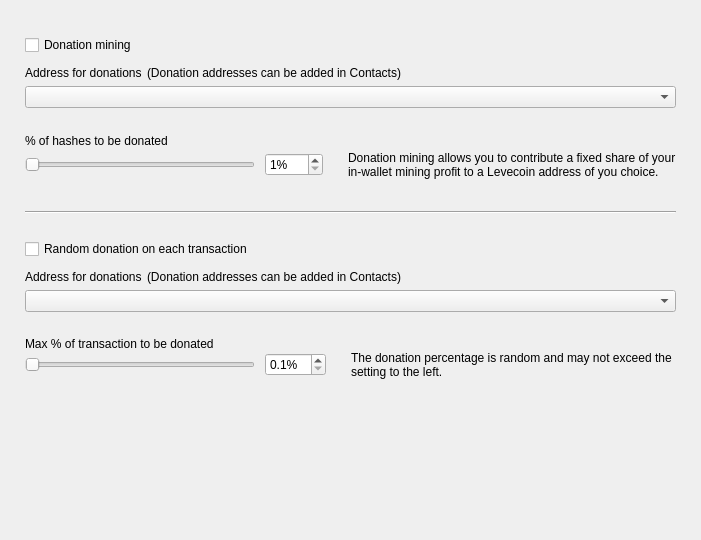
<?xml version="1.0" encoding="UTF-8"?>
<ui version="4.0">
 <class>DonationOptionsFrame</class>
 <widget class="QFrame" name="DonationOptionsFrame">
  <property name="geometry">
   <rect>
    <x>0</x>
    <y>0</y>
    <width>701</width>
    <height>540</height>
   </rect>
  </property>
  <property name="windowTitle">
   <string>Frame</string>
  </property>
  <property name="frameShape">
   <enum>QFrame::NoFrame</enum>
  </property>
  <property name="frameShadow">
   <enum>QFrame::Raised</enum>
  </property>
  <layout class="QVBoxLayout" name="verticalLayout">
   <property name="spacing">
    <number>10</number>
   </property>
   <property name="leftMargin">
    <number>25</number>
   </property>
   <property name="topMargin">
    <number>35</number>
   </property>
   <property name="rightMargin">
    <number>25</number>
   </property>
   <property name="bottomMargin">
    <number>0</number>
   </property>
   <item>
    <widget class="QCheckBox" name="m_enableDonationMiningCheck">
     <property name="text">
      <string>Donation mining</string>
     </property>
    </widget>
   </item>
   <item>
    <widget class="QFrame" name="m_donationMiningFrame">
     <property name="frameShape">
      <enum>QFrame::NoFrame</enum>
     </property>
     <property name="frameShadow">
      <enum>QFrame::Raised</enum>
     </property>
     <layout class="QGridLayout" name="gridLayout" columnstretch="1,0,0,1">
      <property name="leftMargin">
       <number>0</number>
      </property>
      <property name="topMargin">
       <number>0</number>
      </property>
      <property name="rightMargin">
       <number>0</number>
      </property>
      <property name="bottomMargin">
       <number>0</number>
      </property>
      <property name="horizontalSpacing">
       <number>10</number>
      </property>
      <property name="verticalSpacing">
       <number>0</number>
      </property>
      <item row="2" column="0" colspan="4">
       <widget class="QComboBox" name="m_donationMiningAddressCombo"/>
      </item>
      <item row="3" column="0" colspan="4">
       <spacer name="verticalSpacer_2">
        <property name="orientation">
         <enum>Qt::Vertical</enum>
        </property>
        <property name="sizeType">
         <enum>QSizePolicy::Fixed</enum>
        </property>
        <property name="sizeHint" stdset="0">
         <size>
          <width>20</width>
          <height>25</height>
         </size>
        </property>
       </spacer>
      </item>
      <item row="4" column="0" colspan="4">
       <widget class="WalletGui::WalletNormalBlackTextLabel" name="label_2">
        <property name="minimumSize">
         <size>
          <width>0</width>
          <height>16</height>
         </size>
        </property>
        <property name="text">
         <string>% of hashes to be donated</string>
        </property>
        <property name="indent">
         <number>0</number>
        </property>
       </widget>
      </item>
      <item row="5" column="1">
       <widget class="QSpinBox" name="m_donationMiningAmountSpin">
        <property name="suffix">
         <string>%</string>
        </property>
        <property name="minimum">
         <number>1</number>
        </property>
        <property name="maximum">
         <number>100</number>
        </property>
       </widget>
      </item>
      <item row="5" column="0">
       <widget class="QSlider" name="m_donationMiningAmountSlider">
        <property name="maximumSize">
         <size>
          <width>230</width>
          <height>16777215</height>
         </size>
        </property>
        <property name="minimum">
         <number>1</number>
        </property>
        <property name="maximum">
         <number>100</number>
        </property>
        <property name="orientation">
         <enum>Qt::Horizontal</enum>
        </property>
       </widget>
      </item>
      <item row="5" column="2">
       <spacer name="horizontalSpacer">
        <property name="orientation">
         <enum>Qt::Horizontal</enum>
        </property>
        <property name="sizeType">
         <enum>QSizePolicy::Fixed</enum>
        </property>
        <property name="sizeHint" stdset="0">
         <size>
          <width>5</width>
          <height>20</height>
         </size>
        </property>
       </spacer>
      </item>
      <item row="5" column="3" alignment="Qt::AlignVCenter">
       <widget class="WalletGui::WalletSmallGrayTextLabel" name="m_donationMiningCommentLabel">
        <property name="minimumSize">
         <size>
          <width>0</width>
          <height>32</height>
         </size>
        </property>
        <property name="text">
         <string>Donation mining allows you to contribute a fixed share of your in-wallet mining profit to a Levecoin address of you choice.</string>
        </property>
        <property name="wordWrap">
         <bool>true</bool>
        </property>
        <property name="indent">
         <number>0</number>
        </property>
       </widget>
      </item>
      <item row="1" column="0" colspan="4">
       <spacer name="verticalSpacer_6">
        <property name="orientation">
         <enum>Qt::Vertical</enum>
        </property>
        <property name="sizeType">
         <enum>QSizePolicy::Fixed</enum>
        </property>
        <property name="sizeHint" stdset="0">
         <size>
          <width>20</width>
          <height>5</height>
         </size>
        </property>
       </spacer>
      </item>
      <item row="0" column="0" colspan="4">
       <layout class="QHBoxLayout" name="horizontalLayout" stretch="0,1">
        <property name="spacing">
         <number>5</number>
        </property>
        <property name="leftMargin">
         <number>0</number>
        </property>
        <item>
         <widget class="WalletGui::WalletNormalBlackTextLabel" name="label">
          <property name="minimumSize">
           <size>
            <width>0</width>
            <height>16</height>
           </size>
          </property>
          <property name="text">
           <string>Address for donations</string>
          </property>
          <property name="indent">
           <number>0</number>
          </property>
         </widget>
        </item>
        <item>
         <widget class="WalletGui::WalletSmallGrayTextLabel" name="label_5">
          <property name="text">
           <string>(Donation addresses can be added in Contacts)</string>
          </property>
         </widget>
        </item>
       </layout>
      </item>
     </layout>
    </widget>
   </item>
   <item>
    <spacer name="verticalSpacer_3">
     <property name="orientation">
      <enum>Qt::Vertical</enum>
     </property>
     <property name="sizeType">
      <enum>QSizePolicy::Fixed</enum>
     </property>
     <property name="sizeHint" stdset="0">
      <size>
       <width>20</width>
       <height>20</height>
      </size>
     </property>
    </spacer>
   </item>
   <item>
    <widget class="Line" name="line">
     <property name="frameShadow">
      <enum>QFrame::Sunken</enum>
     </property>
     <property name="orientation">
      <enum>Qt::Horizontal</enum>
     </property>
    </widget>
   </item>
   <item>
    <spacer name="verticalSpacer_4">
     <property name="orientation">
      <enum>Qt::Vertical</enum>
     </property>
     <property name="sizeType">
      <enum>QSizePolicy::Fixed</enum>
     </property>
     <property name="sizeHint" stdset="0">
      <size>
       <width>20</width>
       <height>15</height>
      </size>
     </property>
    </spacer>
   </item>
   <item>
    <widget class="QCheckBox" name="m_enableDonationChangeCheck">
     <property name="text">
      <string>Random donation on each transaction</string>
     </property>
    </widget>
   </item>
   <item>
    <widget class="QFrame" name="m_donationChangeFrame">
     <property name="frameShape">
      <enum>QFrame::NoFrame</enum>
     </property>
     <property name="frameShadow">
      <enum>QFrame::Raised</enum>
     </property>
     <layout class="QGridLayout" name="gridLayout_2" columnstretch="1,0,0,1">
      <property name="leftMargin">
       <number>0</number>
      </property>
      <property name="topMargin">
       <number>0</number>
      </property>
      <property name="rightMargin">
       <number>0</number>
      </property>
      <property name="bottomMargin">
       <number>0</number>
      </property>
      <property name="horizontalSpacing">
       <number>10</number>
      </property>
      <property name="verticalSpacing">
       <number>0</number>
      </property>
      <item row="3" column="0" colspan="4">
       <spacer name="verticalSpacer_5">
        <property name="orientation">
         <enum>Qt::Vertical</enum>
        </property>
        <property name="sizeType">
         <enum>QSizePolicy::Fixed</enum>
        </property>
        <property name="sizeHint" stdset="0">
         <size>
          <width>20</width>
          <height>25</height>
         </size>
        </property>
       </spacer>
      </item>
      <item row="4" column="0" colspan="4">
       <widget class="WalletGui::WalletNormalBlackTextLabel" name="label_3">
        <property name="text">
         <string>Max % of transaction to be donated</string>
        </property>
        <property name="indent">
         <number>0</number>
        </property>
       </widget>
      </item>
      <item row="5" column="0">
       <widget class="QSlider" name="m_donationChangeAmountSlider">
        <property name="maximumSize">
         <size>
          <width>230</width>
          <height>16777215</height>
         </size>
        </property>
        <property name="minimum">
         <number>1</number>
        </property>
        <property name="maximum">
         <number>100</number>
        </property>
        <property name="orientation">
         <enum>Qt::Horizontal</enum>
        </property>
       </widget>
      </item>
      <item row="2" column="0" colspan="4">
       <widget class="QComboBox" name="m_donationChangeAddressCombo"/>
      </item>
      <item row="5" column="3" alignment="Qt::AlignVCenter">
       <widget class="WalletGui::WalletSmallGrayTextLabel" name="m_donationChangeCommentLabel">
        <property name="text">
         <string>The donation percentage is random and may not exceed the setting to the left.</string>
        </property>
        <property name="wordWrap">
         <bool>true</bool>
        </property>
        <property name="indent">
         <number>0</number>
        </property>
       </widget>
      </item>
      <item row="5" column="1">
       <widget class="QDoubleSpinBox" name="m_donationChangeAmountSpin">
        <property name="suffix">
         <string>%</string>
        </property>
        <property name="decimals">
         <number>1</number>
        </property>
        <property name="minimum">
         <double>0.100000000000000</double>
        </property>
        <property name="maximum">
         <double>10.000000000000000</double>
        </property>
        <property name="singleStep">
         <double>0.100000000000000</double>
        </property>
       </widget>
      </item>
      <item row="5" column="2">
       <spacer name="horizontalSpacer_2">
        <property name="orientation">
         <enum>Qt::Horizontal</enum>
        </property>
        <property name="sizeType">
         <enum>QSizePolicy::Fixed</enum>
        </property>
        <property name="sizeHint" stdset="0">
         <size>
          <width>5</width>
          <height>20</height>
         </size>
        </property>
       </spacer>
      </item>
      <item row="1" column="0" colspan="4">
       <spacer name="verticalSpacer_7">
        <property name="orientation">
         <enum>Qt::Vertical</enum>
        </property>
        <property name="sizeType">
         <enum>QSizePolicy::Fixed</enum>
        </property>
        <property name="sizeHint" stdset="0">
         <size>
          <width>20</width>
          <height>5</height>
         </size>
        </property>
       </spacer>
      </item>
      <item row="0" column="0" colspan="4">
       <layout class="QHBoxLayout" name="horizontalLayout_2" stretch="0,1">
        <property name="spacing">
         <number>5</number>
        </property>
        <property name="leftMargin">
         <number>0</number>
        </property>
        <item>
         <widget class="WalletGui::WalletNormalBlackTextLabel" name="label_4">
          <property name="minimumSize">
           <size>
            <width>0</width>
            <height>16</height>
           </size>
          </property>
          <property name="text">
           <string>Address for donations</string>
          </property>
          <property name="indent">
           <number>0</number>
          </property>
         </widget>
        </item>
        <item>
         <widget class="WalletGui::WalletSmallGrayTextLabel" name="label_6">
          <property name="text">
           <string>(Donation addresses can be added in Contacts)</string>
          </property>
         </widget>
        </item>
       </layout>
      </item>
     </layout>
    </widget>
   </item>
   <item>
    <spacer name="verticalSpacer">
     <property name="orientation">
      <enum>Qt::Vertical</enum>
     </property>
     <property name="sizeType">
      <enum>QSizePolicy::Expanding</enum>
     </property>
     <property name="sizeHint" stdset="0">
      <size>
       <width>20</width>
       <height>10</height>
      </size>
     </property>
    </spacer>
   </item>
  </layout>
 </widget>
 <customwidgets>
  <customwidget>
   <class>WalletGui::WalletSmallGrayTextLabel</class>
   <extends>QLabel</extends>
   <header>Gui/Common/WalletTextLabel.h</header>
  </customwidget>
  <customwidget>
   <class>WalletGui::WalletNormalBlackTextLabel</class>
   <extends>QLabel</extends>
   <header>Gui/Common/WalletTextLabel.h</header>
  </customwidget>
 </customwidgets>
 <resources/>
 <connections>
  <connection>
   <sender>m_enableDonationMiningCheck</sender>
   <signal>toggled(bool)</signal>
   <receiver>m_donationMiningFrame</receiver>
   <slot>setEnabled(bool)</slot>
   <hints>
    <hint type="sourcelabel">
     <x>353</x>
     <y>41</y>
    </hint>
    <hint type="destinationlabel">
     <x>350</x>
     <y>115</y>
    </hint>
   </hints>
  </connection>
  <connection>
   <sender>m_donationMiningAmountSlider</sender>
   <signal>valueChanged(int)</signal>
   <receiver>DonationOptionsFrame</receiver>
   <slot>donationMiningAmountChanged(int)</slot>
   <hints>
    <hint type="sourcelabel">
     <x>187</x>
     <y>155</y>
    </hint>
    <hint type="destinationlabel">
     <x>350</x>
     <y>269</y>
    </hint>
   </hints>
  </connection>
  <connection>
   <sender>m_donationMiningAmountSpin</sender>
   <signal>valueChanged(int)</signal>
   <receiver>DonationOptionsFrame</receiver>
   <slot>donationMiningAmountChanged(int)</slot>
   <hints>
    <hint type="sourcelabel">
     <x>391</x>
     <y>155</y>
    </hint>
    <hint type="destinationlabel">
     <x>350</x>
     <y>269</y>
    </hint>
   </hints>
  </connection>
  <connection>
   <sender>m_enableDonationChangeCheck</sender>
   <signal>toggled(bool)</signal>
   <receiver>m_donationChangeFrame</receiver>
   <slot>setEnabled(bool)</slot>
   <hints>
    <hint type="sourcelabel">
     <x>353</x>
     <y>237</y>
    </hint>
    <hint type="destinationlabel">
     <x>350</x>
     <y>328</y>
    </hint>
   </hints>
  </connection>
  <connection>
   <sender>m_donationChangeAmountSlider</sender>
   <signal>valueChanged(int)</signal>
   <receiver>DonationOptionsFrame</receiver>
   <slot>donationChangeAmountChanged(int)</slot>
   <hints>
    <hint type="sourcelabel">
     <x>187</x>
     <y>385</y>
    </hint>
    <hint type="destinationlabel">
     <x>350</x>
     <y>269</y>
    </hint>
   </hints>
  </connection>
  <connection>
   <sender>m_donationChangeAmountSpin</sender>
   <signal>valueChanged(double)</signal>
   <receiver>DonationOptionsFrame</receiver>
   <slot>donationChangeAmountChanged(double)</slot>
   <hints>
    <hint type="sourcelabel">
     <x>433</x>
     <y>353</y>
    </hint>
    <hint type="destinationlabel">
     <x>350</x>
     <y>269</y>
    </hint>
   </hints>
  </connection>
 </connections>
 <slots>
  <slot>donationMiningAmountChanged(int)</slot>
  <slot>donationChangeAmountChanged(int)</slot>
  <slot>donationChangeAmountChanged(double)</slot>
 </slots>
</ui>
